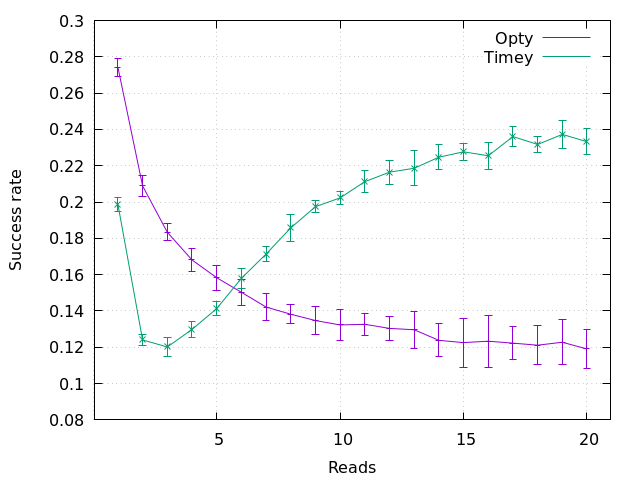

This figure's gnuplot source:
set datafile separator ','
set terminal pngcairo
set output 'fig.png'
set xlabel 'Reads'
set ylabel 'Success rate'
set grid
set xrange [1:20]

set offset graph 0.05, graph 0.05, graph 0.05, graph 0.05


plot '../../exp1/c/mean.csv' w l lt 1 title 'Opty', \
	'../../exp1/c/mean.csv' using 1:2:3 w yerrorbars notitle lt 1 , \
	'mean.csv' w l lt 2 title 'Timey', \
	'mean.csv' using 1:2:3 w yerrorbars notitle lt 2
